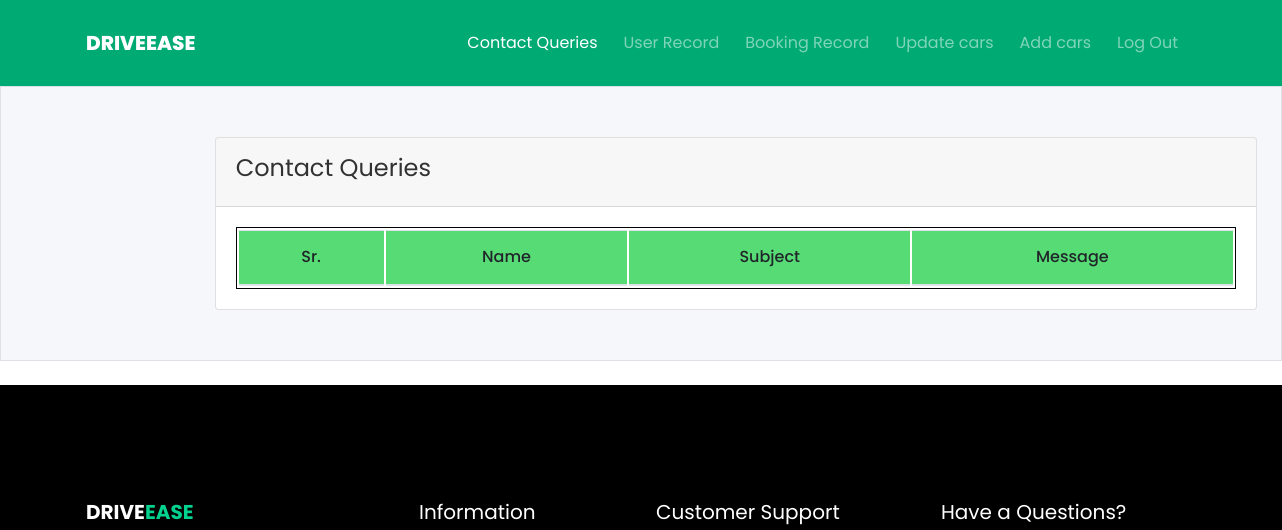
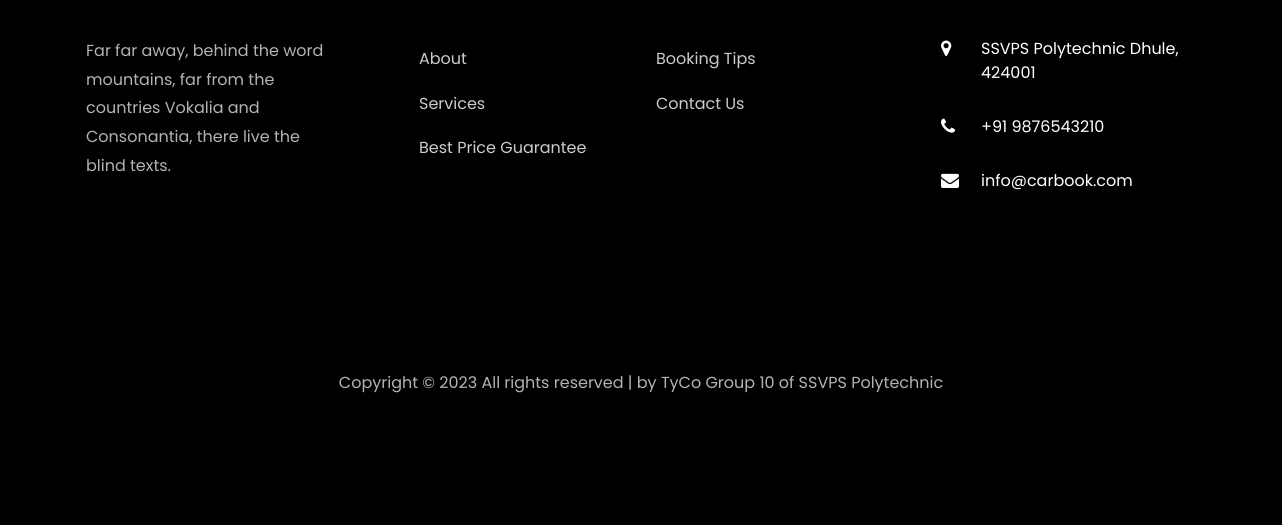
The page /ad_index.php on the database as committed earlier (2 pictures, top to bottom).
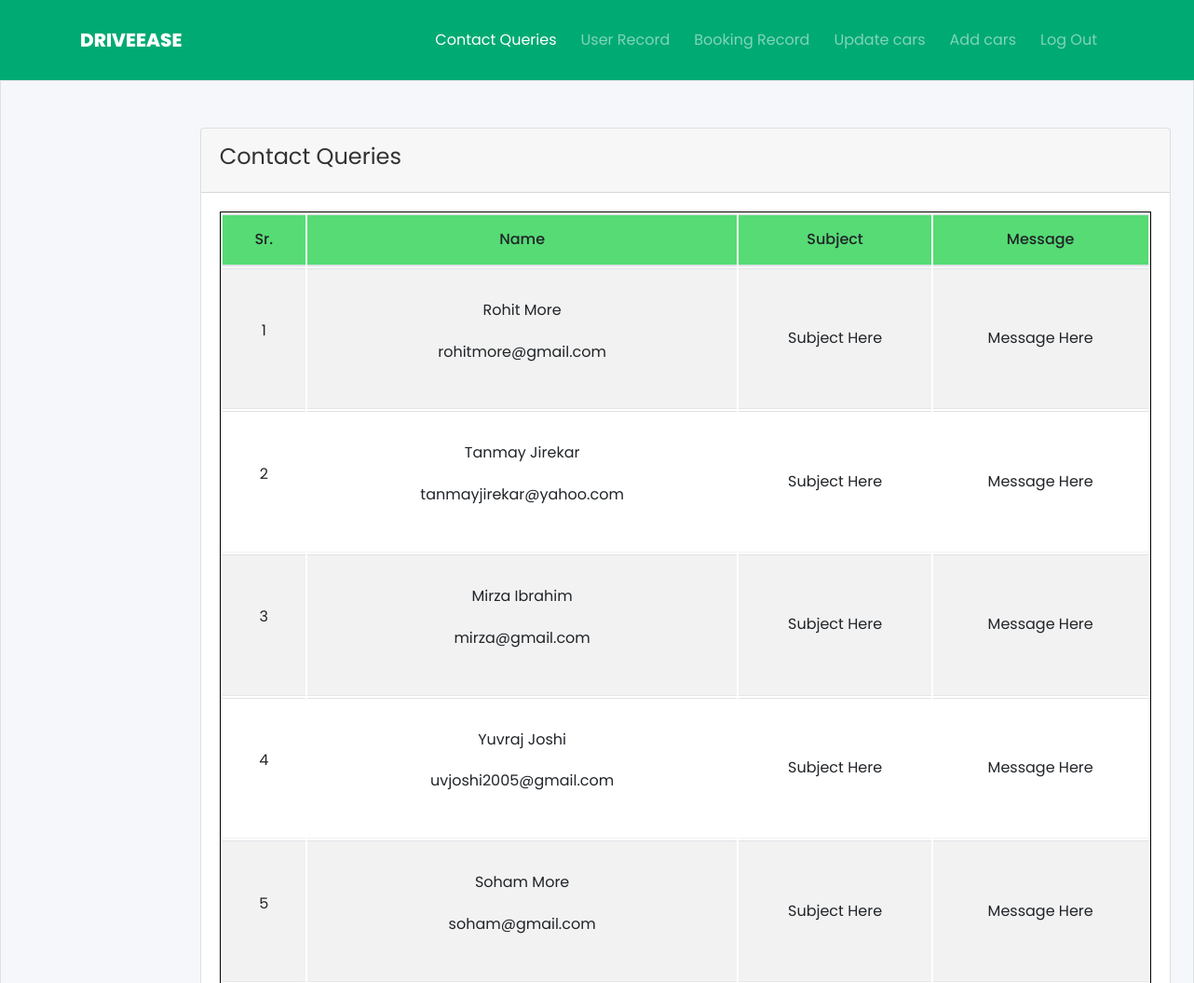
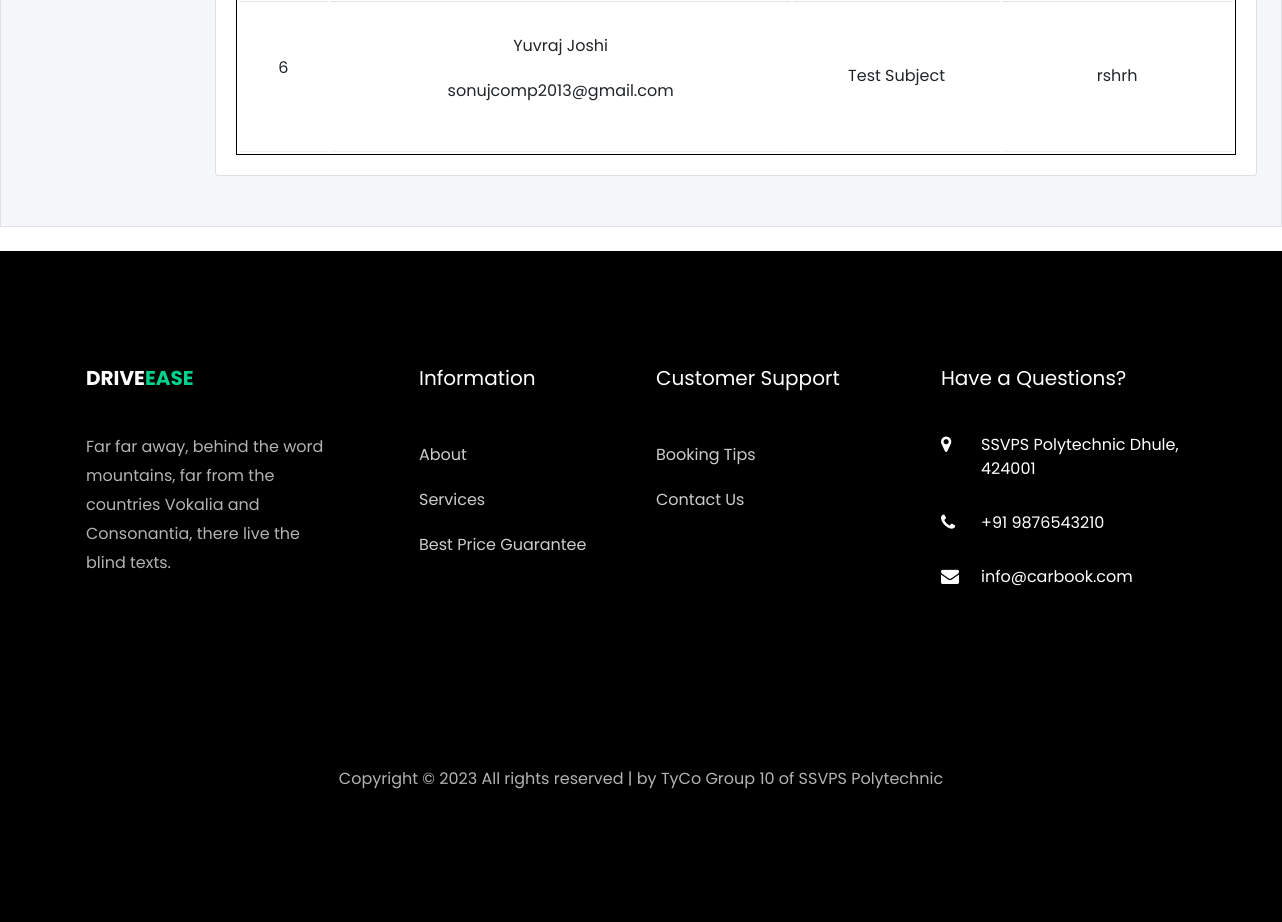
The same page on the database as committed later (2 pictures, top to bottom).
### tables this page shows
CREATE TABLE `contact` (
  `c_id` int(11) NOT NULL,
  `c_name` varchar(100) NOT NULL,
  `c_email` varchar(100) NOT NULL,
  `subject` varchar(100) NOT NULL,
  `message` varchar(255) NOT NULL
);

### ad_index.php (the view, shortened to what the changed rows need)
<!DOCTYPE html>
<html lang="en">
<head>
    <link rel="stylesheet" href="css/open-iconic-bootstrap.min.css">
    <link rel="stylesheet" href="css/animate.css">
    <link rel="stylesheet" href="css/owl.carousel.min.css">
    <link rel="stylesheet" href="css/owl.theme.default.min.css">
    <link rel="stylesheet" href="css/magnific-popup.css">
    <link rel="stylesheet" href="css/aos.css">
    <link rel="stylesheet" href="css/ionicons.min.css">
    <link rel="stylesheet" href="css/bootstrap-datepicker.css">
    <link rel="stylesheet" href="css/jquery.timepicker.css">
    <link rel="stylesheet" href="css/flaticon.css">
    <link rel="stylesheet" href="css/icomoon.css">
    <link rel="stylesheet" href="css/style.css">
</head>
<body>
    <section class="pb-4">
        <div class="bg-white border rounded-5">
            <?php
            include "config.php";
            $view = mysqli_query($con, "select * from contact") or die(mysqli_error($con));
            ?>
            <div class="bg-image h-100" style="background-color: #f5f7fa" ;>
                <div class="mask d-flex align-items-center h-100">
                    <div class="row justify-content-center">
                        <div style="margin: 50px ;">
                            <div class="row">
                                <div class="col-md-12 offset-md-2">
                                    <div class="card">
                                        <div class="card-body">
                                            <table class="table table-striped mb-0">
                                                <thead class="bg-light">
                                                    <tr class="text-center" style="background-color: #56db75;">
                                                        <th>Sr.</th>
                                                        <th>Name</th>
                                                        <th>Subject</th>
                                                        <th>Message</th>
                                                    </tr>
                                                </thead>
                                                <tbody>
                                                    <?php
                                                    while ($row = mysqli_fetch_array($view)) {
                                                        extract($row);
                                                        ?>
                                                        <tr class="text-center">
                                                            <td>
                                                                <div>
                                                                    <div>
                                                                        <p>
                                                                            <?php echo $row['c_id']; ?>
                                                                        </p>
                                                                    </div>
                                                                </div>
                                                            </td>
                                                            <td>
                                                                <div>
                                                                    <div>
                                                                        <p>
                                                                            <?php echo $row['c_name']; ?>
                                                                        </p>
                                                                        <p>
                                                                            <?php echo $row['c_email']; ?>
                                                                        </p>
                                                                    </div>
                                                                </div>
                                                            </td>
                                                            <td>
                                                                <?php echo $row['subject']; ?>
                                                            </td>
                                                            <td>
                                                                <?php echo $row['message']; ?>
                                                            </td>
                                                        </tr>
                                                    <?php } ?>
                                                </tbody>
                                            </table>
                                        </div>
                                    </div>
                                </div>
                            </div>
                        </div>
    </section>
    <footer class="ftco-footer ftco-bg-dark ftco-section">
        <div class="container">
            <div class="row mb-5">
                <div class="col-md">
                    <div class="ftco-footer-widget mb-4">
                        <h2 class="ftco-heading-2"><a href="#" class="logo">Drive<span>Ease</span></a>
                        </h2>
                    </div>
                </div>
                <div class="col-md">
                    <div class="ftco-footer-widget mb-4 ml-md-5">
                        <h2 class="ftco-heading-2">Information</h2>
                    </div>
                </div>
                <div class="col-md">
                    <div class="ftco-footer-widget mb-4">
                        <h2 class="ftco-heading-2">Customer Support</h2>
                    </div>
                </div>
                <div class="col-md">
                    <div class="ftco-footer-widget mb-4">
                        <h2 class="ftco-heading-2">Have a Questions?</h2>
                    </div>
                </div>
            </div>
        </div>
    </footer>
</body>
</html>

Rows that differ between the two databases and show on the page:
added contact: c_id "1", c_name "Rohit More", c_email "rohitmore@gmail.com", subject "Subject Here", message "Message Here"
added contact: c_id "2", c_name "Tanmay Jirekar", c_email "tanmayjirekar@yahoo.com", subject "Subject Here", message "Message Here"
added contact: c_id "3", c_name "Mirza Ibrahim", c_email "mirza@gmail.com", subject "Subject Here", message "Message Here"
added contact: c_id "4", c_name "Yuvraj Joshi", c_email "uvjoshi2005@gmail.com", subject "Subject Here", message "Message Here"
added contact: c_id "5", c_name "Soham More", c_email "soham@gmail.com", subject "Subject Here", message "Message Here"
added contact: c_id "6", c_name "Yuvraj Joshi", c_email "sonujcomp2013@gmail.com", subject "Test Subject", message "rshrh"
